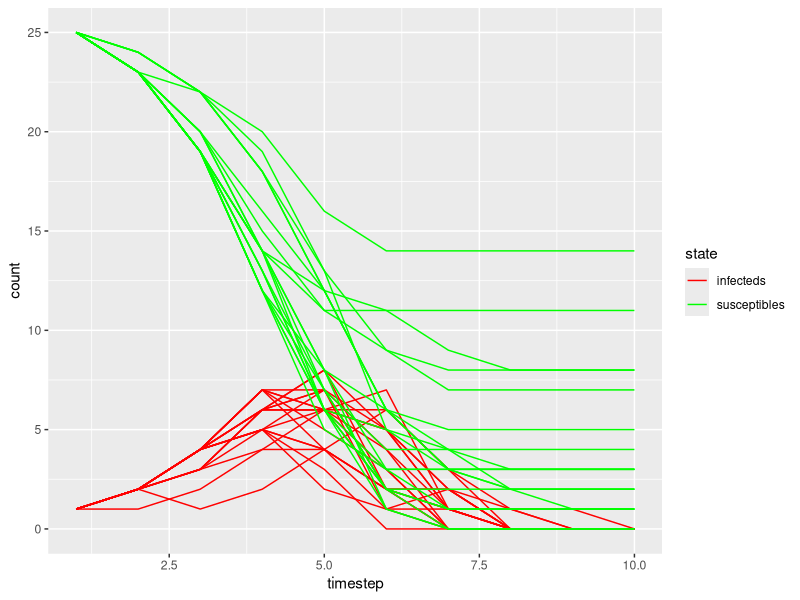

Here is the R script that generated this plot: (Note: this script raises an error after producing the figure.)
## Epidemic Cards Tutorial: computer exercise
## E2M2: Ecological and Epidemiological Modeling in Madagascar
## January 6-14, 2020

## Cara Brook, 2020

## By now, you've been exposed to some of the variety of model
## types used to understand infectious disease data. We'll now work
## with a few of those forms to explain our own data.

## By the end of this tutorial, you should be able to:
##
##  * Make a simple SIR model in discrete time.
##  * Visualize data from a time series of Infected and Susceptible case counts
##  * Fit a simple SIR model (i.e. estimate the transmission parameter) with 
##    logistic regression techniques.

library(plyr)
library(ggplot2)
library(dplyr)

rm(list=ls())
######################################################################
## Part 1: Visualizing your data

## Earlier, you played an epidemic card game and generated several time
## series of infecteds and susceptibles. Let's take a look at these data.

## Import .csv file 
dat <-  read.csv("Epidemic_Cards.csv", header=T)

## (1) Take a look at the form of the dataset
head(dat)


## (2) Select a subset of these data, choosing just those with R0 value = 2 and name that object "dat.R0"
dat.R0 <- subset(dat, R0==2)
head(dat.R0)

## (3) Next,  define the length of our time series. Make a vector titled "time" that is the length of 
## the longest timestep in your dataset.
max(dat.R0$timestep)
time = seq(1,10,1)
time = 1:10


## Look at the vector:
time

## (4) Now, define a variable called "N" that equals your population size (Daniel's pile)
N=26



## (5) Using your data, plot Infecteds over time, with a different line for each trial.
## Color all the Infecteds lines as red.
head(dat.R0)
dat.R0.infecteds = dplyr::select(dat.R0, timestep, infecteds, trial, R0)
dat.R0.susceptibles = dplyr::select(dat.R0, timestep, susceptibles, trial, R0)
dat.R0.infecteds$state <- "infecteds"
dat.R0.susceptibles$state <- "susceptibles"

names(dat.R0.infecteds) <- names(dat.R0.susceptibles) <- c("timestep", "count", "trial", "R0", "state")
dat.R0.new <- rbind(dat.R0.infecteds, dat.R0.susceptibles)
head(dat.R0.new)

colz <- c('susceptibles'= "green", 'infecteds'="red")
p1<- ggplot(data=dat.R0.new) + 
    geom_line(data=subset(dat.R0.new, state=="infecteds"), aes(x=timestep, y=count, group=trial, color=state)) + scale_color_manual(values=colz)+
    geom_line(data=subset(dat.R0.new, state=="susceptibles"), aes(x=timestep, y=count, group=trial, color=state))
print(p1)




## (6) Now plot all the Susceptible trials as individual lines.
## Color them as green.
p1 + geom_line(aes(x=timestep, y=susceptibles, group=trial), color="green")

legend("topright", legend=c("susceptibles", "infecteds"), lty=c(1,1), col=c("red", "green"))



## (7) Now add a legend to the plot in the top right-hand corner of your plotting frame.



## (8) How do things change when R0 = 3? Go back above, and take a new subset of the
## data with R0 = 3, and repeat!

dat.R0.3 <- subset(dat, R0==3)
head(dat.R0.3)
dat.R0.infecteds.3 = dplyr::select(dat.R0.3, timestep, infecteds, trial, R0)
dat.R0.susceptibles.3 = dplyr::select(dat.R0.3, timestep, susceptibles, trial, R0)
dat.R0.infecteds.3$state <- "infecteds"
dat.R0.susceptibles.3$state <- "susceptibles"

names(dat.R0.infecteds.3) <- names(dat.R0.susceptibles.3) <- c("timestep", "count", "trial", "R0", "state")
dat.R0.new.3 <- rbind(dat.R0.infecteds.3, dat.R0.susceptibles.3)
head(dat.R0.new.3)
tail(dat.R0.new.3)

p2<- ggplot(data=dat.R0.new.3) + 
  geom_line(data=subset(dat.R0.new.3, state=="infecteds"), aes(x=timestep, y=count, group=trial, color=state)) + scale_color_manual(values=colz)+
  geom_line(data=subset(dat.R0.new.3, state=="susceptibles"), aes(x=timestep, y=count, group=trial, color=state))
print(p2)


######################################################################
##Part 2: Modeling the epidemic

## Now let's build a model to recapture these data!

## We learned this week that models can take a variety of
## forms. The primary axes of model differentiation are: (1) discrete vs. 
## continuous treatment of time and (2) deterministic vs. stochastic model
## forms. Here, we model our epidemic from Epidemic Cards the game in discrete time.

## The version of the model we'll work with here has 3 state variables (susceptible,
## infected, and recovered), but since our population size is constant, we only 
## need to keep track of two of these, since we could always subtract to get the third.
## This is reason why we only kept track of susceptibles and infecteds
## in our game while counting cards.

## Our state variables are given as:

## S - the number of susceptibles in the population
## I - the number of infected/infectious individuals in the population

## and we have parameter, the basic reproduction number (R0). As we have already learned,
## R0 for a pathogen gives the expected number of new infectious individuals engendered by
## one infectious individual in a completely susceptible population.


## Recall that cards are placed in the 'infection pile' and stay there for exactly 1 round.
## In disease modeling, this assumption (that infection lasts for only 1 timestep) is the equivalent
## of saying that R0 = beta, your transmission rate.

## We would thus represent a simple discrete time model in the following form:

## S[t+1] = S[t] - (R0 * S[t]/N)*I[t]
## I[t+1]= (R0 * S[t]/N)*I[t]

## where S[t] indicates the population susceptible at time t and S[t+1]
## and  I[t] indicates the population infectious at time t and I[t+1].

## Now we have all the information we need to make our discrete time model.

## (9) First, let's print our time vector from above to make sure we still have all the 
## important information at hand. Do this here:
time



## (10) Then, we make two empty vectors called  model.I and model.S for the full duration of the
## time series. (Hint, make two vectors called 'model.I' and 'model.S' that are filled with the value
## 'NA' but are the same length as your vector 'time')
model.I <- rep(NA, length=length(time))
model.S <- rep(NA, length=length(time))


## (11) Now,  "seed" these vectors with our initial conditions of the numbers infected and susceptible.
## (Hint, write over index 1 of model.I and model.S with with one infected individual 25 susceptible individuals.
model.I[1] <- 1
model.S[1] <- 25

model.I
model.S

## (12) Now make an object called "R0" that specifies a value for R0. Use the same value of R0 from the first two rounds
## of the game.
R0=2
R0

## (13) Now, write a for-loop that iterates your discrete time model across the full length of the time series
## Essentially, write the R language that says the following:

##       for (all variables, t, in the length of our time vector){
##              run my discrete time model (hint, use the equations from above, lines 88 and 89)
##             }

## S[t+1] = S[t] - (R0 * S[t]/N)*I[t]
## I[t+1]= (R0 * S[t]/N)*I[t]

for(t in 1:length(time)){
  model.S[t+1] = model.S[t] - (R0 * model.S[t]/N)*model.I[t]
  model.I[t+1]= (R0 * model.S[t]/N)*model.I[t]
  
}

model.S
model.I




## (14) Now plot the infected output from your discrete time model in #13 and color it red.
## Since your infected vector is 11 places long, you will need to add timestep 0 to your "times" vector to 
## plot against your model output. Label this new time vector as: time0_10
time1_11 <- c(time, 11)
time1_11

model.dat <- cbind.data.frame(time1_11, model.S)
head(model.dat)
names(model.dat) <- c("time", "count")
model.dat$state <- "susceptibles"

model.dat.I <- cbind.data.frame(time1_11, model.I)
names(model.dat.I) <- c("time", "count")
model.dat.I$state <- "infecteds"
head(model.dat.I)

model.dat <- rbind(model.dat, model.dat.I)

head(model.dat)
tail(model.dat)


## (15) And add a line to the graph with the susceptible output from your discrete time model in #13 and
## color it green. Add a legend to the plot in the top right-hand corner.
colz
p3 <- ggplot(data=model.dat) + geom_line(aes(x=time, y=count, color=state)) + scale_color_manual(values=colz)
print(p3)


## (16) Then, let's plot our model and data together. 
## Make your trials of infecteds
## thin,  dashed red lines (hint: lty=2, lwd=.5)
p4 <- ggplot(data=model.dat) + geom_line(aes(x=time, y=count, color=state), size=1.5) + scale_color_manual(values=colz) +
  geom_line(data=subset(dat.R0.new, state=="infecteds"), aes(x=timestep, y=count, group=trial, color=state), linetype=2, size=.3) + 
  geom_line(data=subset(dat.R0.new, state=="susceptibles"), aes(x=timestep, y=count, group=trial, color=state), linetype=2, size=.3)
print(p4)



## (17) Next, do the same for susceptibles as dashed green lines.




## (18) And, add a legend to the plot in the top right-hand corner that shows the difference between these line types.



## How do things change when R0 = 3? 
## Go back above, change R0 = 3, and repeat!
R0 = 3


for(t in 1:length(time)){
  model.S[t+1] = model.S[t] - (R0 * model.S[t]/N)*model.I[t]
  model.I[t+1]= (R0 * model.S[t]/N)*model.I[t]
  
}

time1_11 <- c(time, 11)
time1_11

model.dat <- cbind.data.frame(time1_11, model.S)
head(model.dat)
names(model.dat) <- c("time", "count")
model.dat$state <- "susceptibles"

model.dat.I <- cbind.data.frame(time1_11, model.I)
names(model.dat.I) <- c("time", "count")
model.dat.I$state <- "infecteds"
head(model.dat.I)

model.dat <- rbind(model.dat, model.dat.I)

p5 <- ggplot(data=model.dat) + geom_line(aes(x=time, y=count, color=state), size=1.5) + scale_color_manual(values=colz) +
  geom_line(data=subset(dat.R0.new.3, state=="infecteds"), aes(x=timestep, y=count, group=trial, color=state), linetype=2, size=.3) + 
  geom_line(data=subset(dat.R0.new.3, state=="susceptibles"), aes(x=timestep, y=count, group=trial, color=state), linetype=2, size=.3)
print(p5)

######################################################################
##Part 3: How likely are we to recover the observed data, assuming our model is true?

## How well does the model recapture the data?
## We see that there is variation from trial-to-trial in our data and that,
## sometimes, our model fits the data better than other times. Why might this
## be? Did we get the same time series of S and I every time we played a new trial?
## What does this tell us about the stochastic vs. deterministic nature of 
## the real world? 

## Usually we would not be so lucky as to know our model parameters (in this case, there is just
## one: R0) ahead of time. So let's fit a model with flexible parameters to our
## data and see how well it does.

######################################################################
##Part 4: Optimize parameters to 'fit' your model to your data

## Now, let's assume that we had only our data and wanted to produce a model that 
## 'fit' these data well without knowing R0 in advance. There are many methods used to
## fit models to data, and while this diversity can at first be daunting - like many
## things, this becomes easier with experience. We've already talked a lot about different
## model fitting techniques, and here, we'll just demonstrate one simple method that will just 
## minimize the sum of squared errors.


## (20) First, wrap your discrete time model above into a function called 
## "SIR.discrete.deterministic"
## with the following 2 input arguments: R0, time. Have it "return" a 
## dataframe of time, S, and I.

SIR.discrete.deterministic <- function(R0, time){
  
  N= 26
  model.S <- rep(NA, length(time))
  model.I <- rep(NA, length(time))
  
  model.S[1] <- 25
  model.I[1] <- 1
  
  for(t in 1:length(time)){
    model.S[t+1] = model.S[t] - (R0 * model.S[t]/N)*model.I[t]
    model.I[t+1]= (R0 * model.S[t]/N)*model.I[t]
    
  }
    time1_11 <- c(time, 11)
    time1_11
    
    model.dat <- cbind.data.frame(time1_11, model.S, model.I)
    head(model.dat)
    names(model.dat) <- c("time", "S", "I")
  
    
    return(model.dat)
  }
  
  
## (21) Test that your function is working by running the following line of script:
## out <- discrete.mod(R0=2, time=seq(1,10,1))

out <- SIR.discrete.deterministic(R0=2, time=seq(1,10,1))
head(out)


## (22) Write a function called "sum_sq" that calculates the sum of squared difference between your model
## and the data across all trials. (Hint: This will include 4 steps: 
## 1. You will first need to run your model at your chosen parameters.
## 2. You will then need to add two columns labeled "I_predictions" and "S_predictions" to your dat.R0
##    dataset and fill with 'NAs'
## 3. You will then need to fill those columns with model predictions from step #1. This will 
##    require a for-loop over the unique trials.
## 4. You will need to calculate the sum of squared differences between all model predictions (both S
##    and I) from the data and return it from the function.)


## Here it is:
sum_sq <- function(par, real.dat, time){
  ## 1. You will first need to run your model at your chosen parameters.
  out.model <- SIR.discrete.deterministic(R0=par, time=time)
  
  ## 2. You will then need to add two columns labeled "I_predictions" and "S_predictions" to your dat.R0
  ##    dataset and fill with 'NAs'
  real.dat$I_predictions <- real.dat$S_predictions <- NA
  
  ## 3. You will then next to fill those columns with model predictions at the appropriate timesteps
  ##    like those from #21. This will require a double for-loop over the unique trials and timesteps.
  
  ## Infecteds first:
  for(i in 1:length(unique(real.dat$trial))){
    for(j in 1:length(unique(real.dat$timestep))){
      real.dat$I_predictions[real.dat$trial==i & real.dat$timestep==j] <- out.model$I[out.model$time==j]
    }
  }
  
  ## And Susceptibles:
  for(i in 1:length(unique(real.dat$trial))){
    for(j in 1:length(unique(real.dat$timestep))){
      real.dat$S_predictions[real.dat$trial==i & real.dat$timestep==j] <- out.model$S[out.model$time==j]
    }
  }
  
  ## 4. You will need to calculate the sum of squared differences between all model predictions (both S
  ##    and I) from the data and return it from the function.)
  
  ## First, get both S and I differences
  real.dat$S_differences <- real.dat$S_predictions - real.dat$susceptibles
  real.dat$I_differences <- real.dat$I_predictions - real.dat$infecteds
  
  ## Then, square them and add them:
  sum.of.sqs = sum(c(real.dat$S_differences, real.dat$I_differences)^2)
  
  return(sum.of.sqs)
  
}

## (24) Now, use the 'BFGS' method in the function optim() to minimize the difference between your model and 
## the data, and save the returned values as an object called 'out.optim'. Guess the value of R0 as 2, meaning 
## that you should use the following input variables: 
## optim(par = 2, fn=sum_sq, real.dat=dat.R0, time=seq(1,10,1), method="BFGS")
out.optim = optim(par = 2, fn=sum_sq, real.dat=dat.R0, time=seq(1,10,1), method="BFGS")


## (25) Save out.optim$par as the object R0.fit. How close is your value to R0=2? Why might it be different?
R0.fit <- out.optim$par


## (25) Now run your model with the new value R0.fit and save the output as "new.model"
new.model = SIR.discrete.deterministic(R0=R0.fit, time = time)
head(new.model)


## (26) Plot your new model output and compare with the data. 
#First plot your model I and S predictions
new.mod.S <- dplyr::select(new.model, time, S)
new.mod.I <- dplyr::select(new.model, time, I)
names(new.mod.I) <- names(new.mod.S) <- c("time", "count")
new.mod.I$state = "infecteds"
new.mod.S$state = "susceptibles"

new.model <- rbind(new.mod.I, new.mod.S)
head(new.model)

p6 <- ggplot(data=new.model) + geom_line(aes(x=time, y=count, color=state), size=1.5) + scale_color_manual(values=colz) +
  geom_line(data=subset(dat.R0.new, state=="infecteds"), aes(x=timestep, y=count, group=trial, color=state), linetype=2, size=.3) + 
  geom_line(data=subset(dat.R0.new, state=="susceptibles"), aes(x=timestep, y=count, group=trial, color=state), linetype=2, size=.3)
print(p6)



## (27) Now, add your original data again.  Make your trials of infecteds as thin, red
## lines (hint: lty=2, lwd=.5) and your trials of susceptibles as thin, dashed green lines.


## How well does our fitted model recapture our data, as compared with our 'true model', plotted above in 
## number 14 and 15?


## What does this tell us about the model fit?

## Try again, this time fitting the subset of the data for which R0 = 3. How well do you do at fitting the
## correct value here? Is it closer or not as close to your true R0 value as when you fit the subset for 
## R0 = 2? Why might this be?






